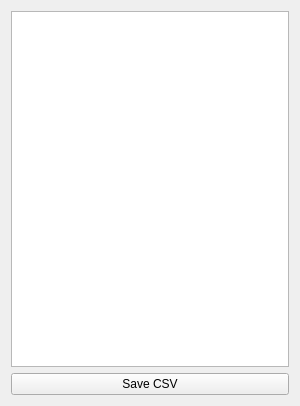
<?xml version="1.0" encoding="UTF-8"?>
<ui version="4.0">
 <class>ShowAvg</class>
 <widget class="QWidget" name="ShowAvg">
  <property name="geometry">
   <rect>
    <x>0</x>
    <y>0</y>
    <width>300</width>
    <height>406</height>
   </rect>
  </property>
  <property name="windowTitle">
   <string>Form</string>
  </property>
  <layout class="QVBoxLayout" name="verticalLayout">
   <item>
    <widget class="QTableView" name="tableView"/>
   </item>
   <item>
    <widget class="QPushButton" name="pushButton">
     <property name="text">
      <string>Save CSV</string>
     </property>
    </widget>
   </item>
  </layout>
 </widget>
 <resources/>
 <connections/>
</ui>
